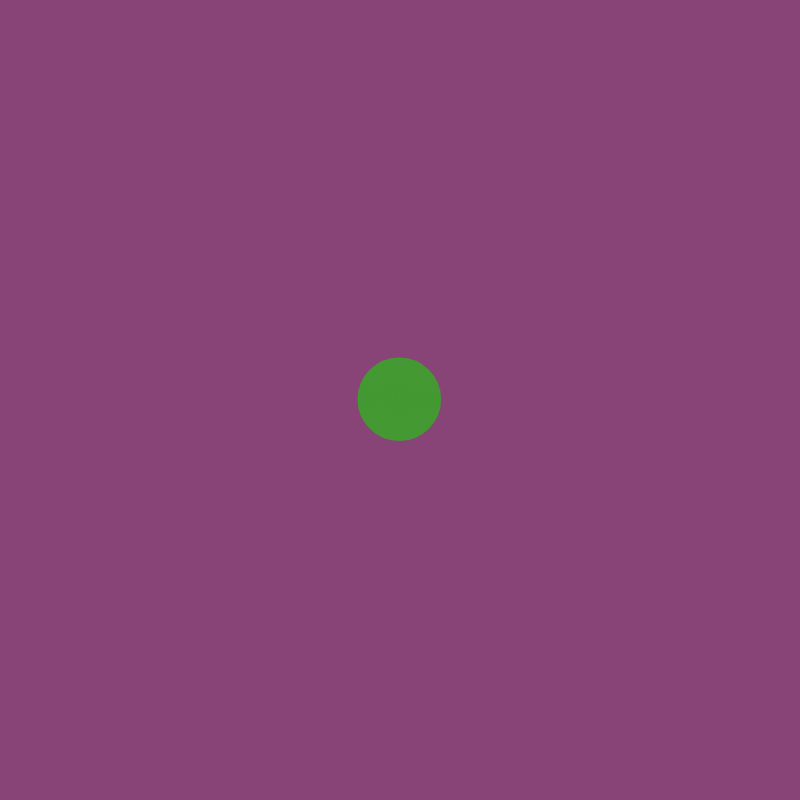
Frame 1 (no input)
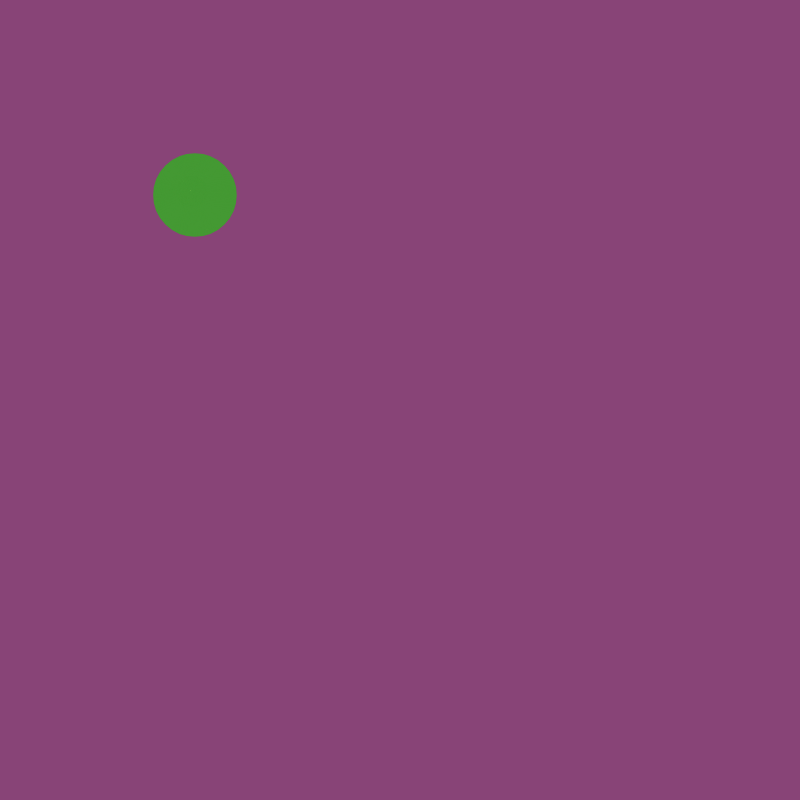
Frame 60 (no input)
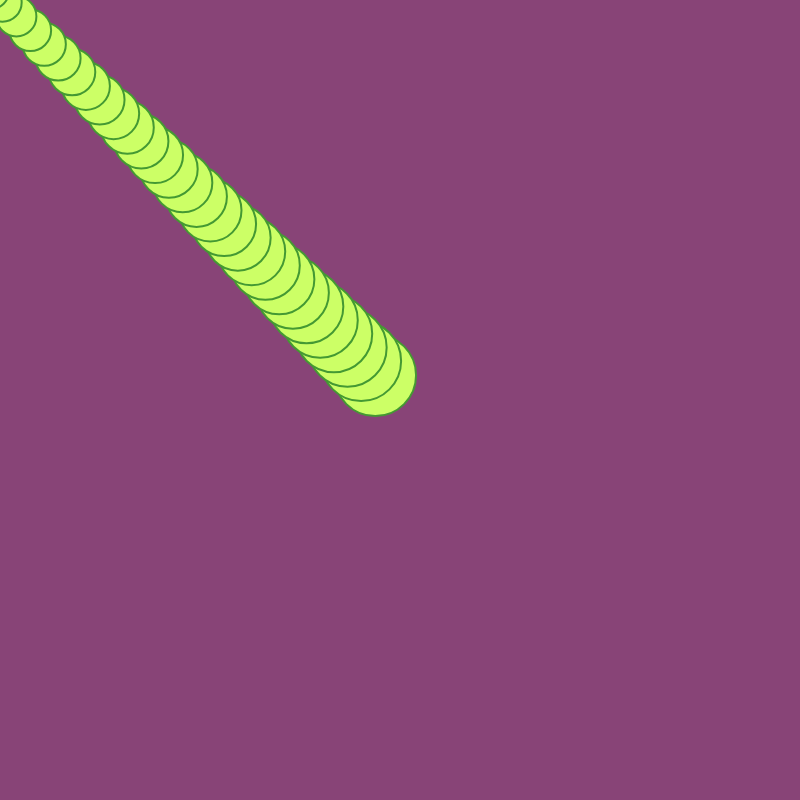
Frame 120 (the mouse pressed at the canvas centre since frame 60)

The p5.js sketch that drew these frames (run headless with seeded random() and noise() and a simulated clock; from frame 60 on, the mouse is pressed at the canvas centre):

// p5.js sketch
// ── sketch.js
let maxVelocity = 5;
let maxSize = 80;
let tailSize = 50;
let baseSpeed = 1;

class Mover
{
    constructor ( size, speed, getTarget )
    {
        this.size = size;

        this.speed = speed;

        this.getTarget = getTarget;

        this.pos = createVector ( width/2, height/2 );

        this.velocity = createVector ( 0, 0 );

    }

    update ()
    {
        let target = this.getTarget ();

        let dir = p5.Vector.sub ( target, this.pos );

        let acc = p5.Vector.mult ( dir.normalize (), this.speed*dir.mag() );

        this.velocity.add ( acc );

        this.velocity.setMag ( 
            Math.min ( maxVelocity, this.velocity.mag () ) );

        this.pos.add ( this.velocity );
    }

    display ()
    {
        ellipse ( this.pos.x, this.pos.y, this.size, this.size );
    }

    get position ()
    {
        return this.pos;
    }
}

let movers = [];

function setup() 
{
    createCanvas ( 800, 800 );

    let mouseTarget = () => createVector ( mouseX, mouseY );

    let moverTarget = ( m ) => m.position;

    let sizeStep = maxSize / tailSize;

    let speedStep = baseSpeed / tailSize;

    movers.push ( new Mover ( maxSize+sizeStep, baseSpeed, mouseTarget ) );

    for ( let i = 0; i < tailSize; i++ )
    {
        let target = () => moverTarget ( movers [ i ] );

        let size = maxSize - ( i * sizeStep );
        
        let speed = baseSpeed + ( i * speedStep );

        let m = new Mover ( size, speed, target );

        movers.push ( m );
    }


    stroke ( '#449933' );
    strokeWeight ( 2 );

    fill ( '#CCFF66' );

}

function draw() 
{
    background ( '#884477' );

    movers.forEach ( ( m ) =>
    {
        m.update ();
        m.display ();
    });
}
